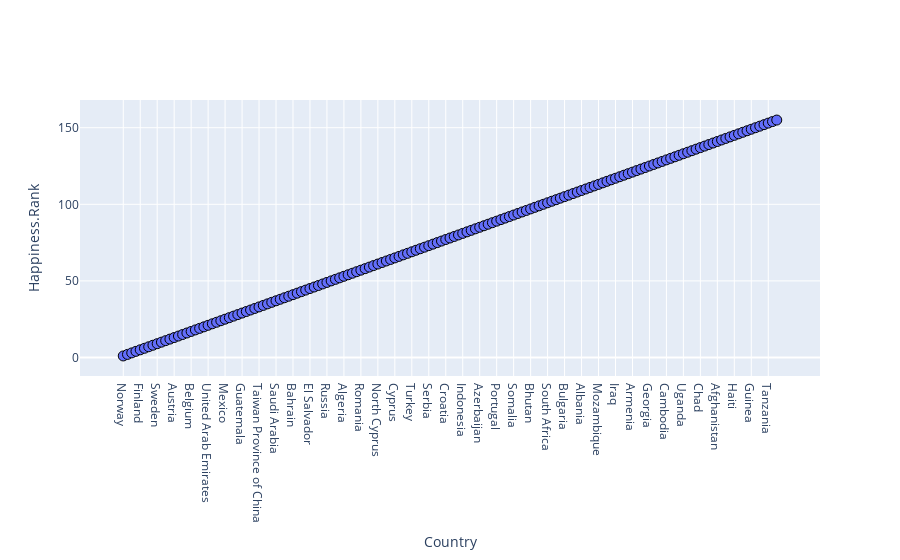

The notebook cell this image was saved under:
### Markdown cell above
Observation Results:

1. Happiness score column give answer for how would you rate your happiness on a scale of 0 to 10. 

2. The best score is 10. The mean of happiness score is 5,35. 

3. Standard deviation of happiness score is 1,13.

4. Maximum value is 8 (Norway), minimum value is 3 (Central African Republic). The best three happiest countries are Norway, Denmark and Iceland.

### Code cell
#Graph of happiness score according to countries 
graph(data_2017["Country"], data_2017["Happiness.Rank"], "Country", "Happiness.Rank")

### Figure 1 — Plotly figure (JSON) as saved in the notebook; plotly's stock layout.template omitted (floating-point values rounded to 4 significant figures; data arrays with more than 128 entries replaced by an {"elided": "..."} marker saying what was removed)
{"data": [{"marker": {"line": {"color": "rgb(0, 0, 0)", "width": 1}, "size": 10}, "mode": "markers+lines", "type": "scatter", "x": {"elided": "155 str values"}, "y": {"elided": "155 int values"}}], "layout": {"xaxis": {"title": {"text": "Country"}}, "yaxis": {"title": {"text": "Happiness.Rank"}}}}
